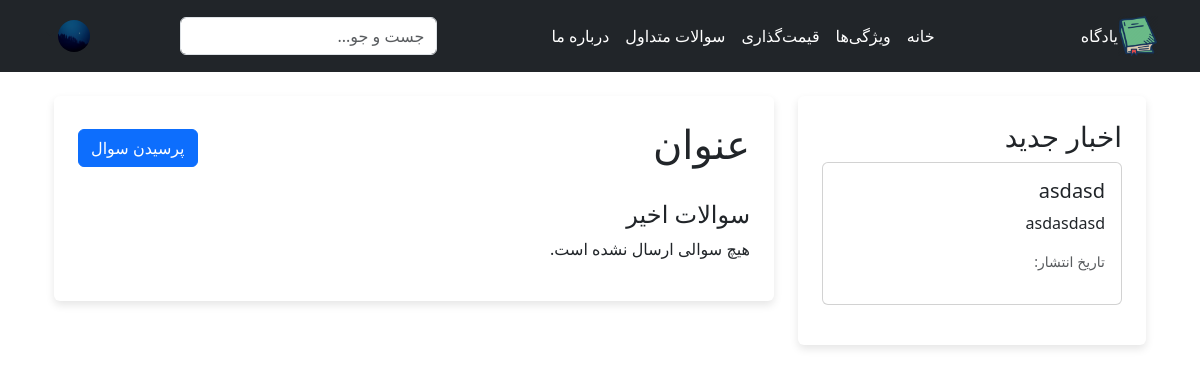
Before: / (signed in) with the older database file.
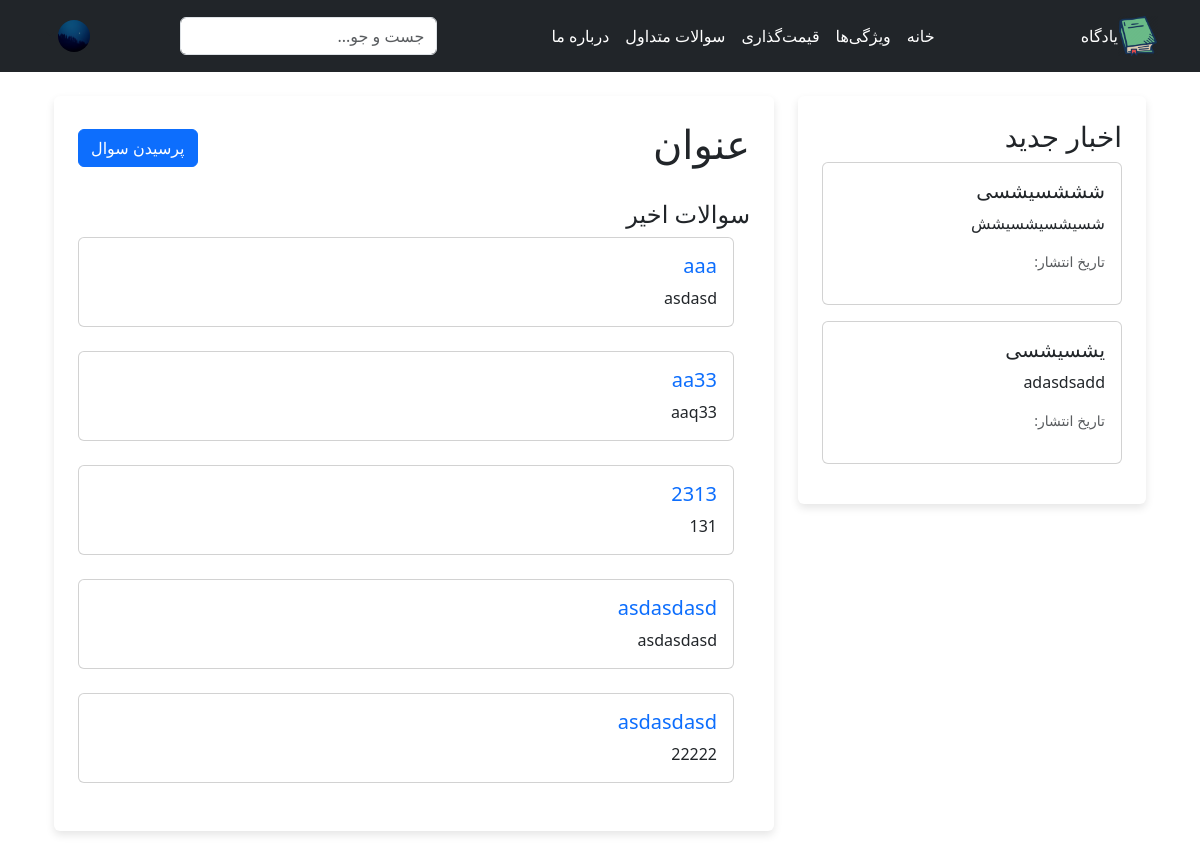
After: the same page with the newer database file.
### home/models.py (models this page shows, shortened)
class News(models.Model):
    title = models.CharField(max_length=200, verbose_name="News Title")
    content = models.TextField(verbose_name="Content")
    published_at = models.DateTimeField(auto_now_add=True, verbose_name="Published Date")
    is_active = models.BooleanField(default=True, verbose_name="Is Active")
    author = models.ForeignKey(User, on_delete=models.CASCADE, related_name="news", verbose_name="Author")

class Question(models.Model):
    title = models.CharField(max_length=255)
    content = models.TextField()
    created_at = models.DateTimeField(auto_now_add=True)
    user = models.ForeignKey(User, on_delete=models.CASCADE, related_name="questions")

### home/views.py (the view)
# urls.py: path("", home_view, name="index"),  # Home page
def home_view(request):
    questions = Question.objects.all().order_by('-created_at')[:5]
    news_items = News.objects.filter(is_active=True).order_by('-published_at')[:5]
    return render(request, 'index.html', {'questions': questions, 'news_items': news_items})

### home/templatetags/custom_filters.py (called while the page is built)
@register.filter
def jalali_date(value):
    if value:
        return jdatetime.date.fromgregorian(date=value).strftime("%d %B")
    return value

### home/templates/index.html (shortened to what this page needs)
{% extends 'base.html' %}
{% block content %}
{% load custom_filters %}
<div class="container my-4">
    <div class="row">
        <div class="col-md-4 mb-4">
            <div class="news-section shadow-box p-4 rounded">
                <h3>اخبار جدید</h3>
                {% if news_items %}
                    {% for news in news_items %}
                        <div class="card mb-3">
                            <div class="card-body">
                                <h5 class="card-title">{{ news.title }}</h5>
                                <p class="card-text">{{ news.content|truncatewords:20 }}</p>
                                <p class="text-muted small">تاریخ انتشار: {{ news.published_at|jalali_date }}</p>
                            </div>
                        </div>
                    {% endfor %}
                {% else %}
                    <p>هیچ خبری در حال حاضر موجود نیست.</p>
                {% endif %}
            </div>
        </div>
        <div class="col-md-8">
            <div class="main-content shadow-box p-4 rounded">
                <div class="d-flex justify-content-between align-items-center mb-4">
                    <h1>عنوان</h1>
                    {% if user.is_authenticated %}
                        <a href="{% url 'ask_question' %}" class="btn btn-primary">پرسیدن سوال</a>
                    {% else %}
                        <p>برای پرسیدن سوال، لطفاً <a href="{% url 'login' %}">وارد حساب کاربری خود شوید</a>.</p>
                    {% endif %}
                </div>
                <h4>سوالات اخیر</h4>
                <div id="recent-questions">
                    {% if questions %}
                        {% for question in questions %}
                            <div class="d-flex mb-4">
                                <div class="card flex-grow-1">
                                    <div class="card-body">
                                        <h5 class="card-title">
                                            <a href="{% url 'question_detail' question.id %}" class="text-decoration-none text-primary">{{ question.title }}</a>
                                        </h5>
                                        <p class="card-text">{{ question.content|truncatewords:20 }}</p>
                                    </div>
                                </div>
                            </div>
                        {% endfor %}
                    {% else %}
                        <p>هیچ سوالی ارسال نشده است.</p>
                    {% endif %}
                </div>
            </div>
        </div>
    </div>
</div>
{% endblock %}

### home/templates/base.html (shortened to what this page needs)
<!DOCTYPE html>
<html lang="fa">
<head>
    {% load static %}
    {% load bootstrap5 %}
    {% bootstrap_css %}
</head>
<body dir="rtl">
    <header class="p-3 bg-dark text-white">
        <div class="container">
            <div class="d-flex flex-wrap align-items-center justify-content-between">
                <a href="/" class="d-flex align-items-center mb-2 mb-lg-0 text-white text-decoration-none">
                    <img src="{% static 'favicon.ico' %}" alt="یادگاه لوگو" width="40" height="40">
                    <span class="ms-2">یادگاه</span>
                </a>
                <ul class="nav col-12 col-lg-auto mb-2 mb-lg-0 justify-content-center">
                    <li><a href="#" class="nav-link px-2 text-white">خانه</a></li>
                    <li><a href="#" class="nav-link px-2 text-white">ویژگی‌ها</a></li>
                    <li><a href="#" class="nav-link px-2 text-white">قیمت‌گذاری</a></li>
                    <li><a href="#" class="nav-link px-2 text-white">سوالات متداول</a></li>
                    <li><a href="#" class="nav-link px-2 text-white">درباره ما</a></li>
                </ul>
                <form class="col-12 col-lg-auto mb-3 mb-lg-0 me-lg-3">
                    <input type="search" class="form-control form-control-dark" placeholder="جست و جو..." aria-label="جست و جو">
                </form>
                <div class="text-end">
                    {% if user.is_authenticated %}
                        <a href="#" class="d-block link-dark text-decoration-none dropdown-toggle" id="dropdownUser1" data-bs-toggle="dropdown" aria-expanded="false">
                            {% if user.userprofile.avatar %}
                                <img src="{{ user.userprofile.avatar.url }}" alt="{{ user.username }}'s avatar" width="32" height="32" class="rounded-circle">
                            {% else %}
                                <img src="{% static 'profile_picture.jpg' %}" alt="default avatar" width="32" height="32" class="rounded-circle">
                            {% endif %}
                        </a>
                    {% else %}
                        <a href="{% url 'login' %}" class="btn btn-outline-light me-2">ورود</a>
                        <a href="{% url 'signup' %}" class="btn btn-warning">ثبت‌نام</a>
                    {% endif %}
                </div>
            </div>
        </div>
    </header>
    <div class="container my-4">
        {% block content %}
        {% endblock %}
    </div>
</body>
</html>

### home/templates/index.html (style rules this page uses)
.shadow-box { box-shadow: 0px 4px 8px rgba(0, 0, 0, 0.1); }
.rounded { border-radius: 10px; }
.news-section, .main-content { background-color: #fff; margin-bottom: 20px; }

Changed rows visible on the page:
removed News: title "asdasd", content "asdasdasd"
added News: title "شششسیشسی", content "شسیشسیشسیشش"
added News: title "یشسیشسی", content "adasdsadd"
added Question: title "aaa", content "asdasd"
added Question: title "aa33", content "aaq33"
added Question: title "2313", content "131"
added Question: title "asdasdasd", content "asdasdasd"
added Question: title "asdasdasd", content "22222"
Other visible differences:
text no longer shown: "هیچ سوالی ارسال نشده است."
